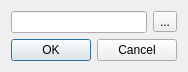
<?xml version="1.0" encoding="UTF-8"?>
<ui version="4.0">
 <class>LoadProjectDialog</class>
 <widget class="QDialog" name="LoadProjectDialog">
  <property name="geometry">
   <rect>
    <x>0</x>
    <y>0</y>
    <width>182</width>
    <height>67</height>
   </rect>
  </property>
  <property name="windowTitle">
   <string>Dialog</string>
  </property>
  <layout class="QGridLayout" name="gridLayout">
   <item row="0" column="0">
    <widget class="QLineEdit" name="lineEdit"/>
   </item>
   <item row="0" column="1">
    <widget class="QToolButton" name="toolButton">
     <property name="text">
      <string>...</string>
     </property>
    </widget>
   </item>
   <item row="1" column="0" colspan="2">
    <widget class="QDialogButtonBox" name="buttonBox">
     <property name="orientation">
      <enum>Qt::Horizontal</enum>
     </property>
     <property name="standardButtons">
      <set>QDialogButtonBox::Cancel|QDialogButtonBox::Ok</set>
     </property>
    </widget>
   </item>
  </layout>
 </widget>
 <resources/>
 <connections>
  <connection>
   <sender>buttonBox</sender>
   <signal>accepted()</signal>
   <receiver>LoadProjectDialog</receiver>
   <slot>accept()</slot>
   <hints>
    <hint type="sourcelabel">
     <x>248</x>
     <y>254</y>
    </hint>
    <hint type="destinationlabel">
     <x>157</x>
     <y>274</y>
    </hint>
   </hints>
  </connection>
  <connection>
   <sender>buttonBox</sender>
   <signal>rejected()</signal>
   <receiver>LoadProjectDialog</receiver>
   <slot>reject()</slot>
   <hints>
    <hint type="sourcelabel">
     <x>316</x>
     <y>260</y>
    </hint>
    <hint type="destinationlabel">
     <x>286</x>
     <y>274</y>
    </hint>
   </hints>
  </connection>
 </connections>
</ui>
